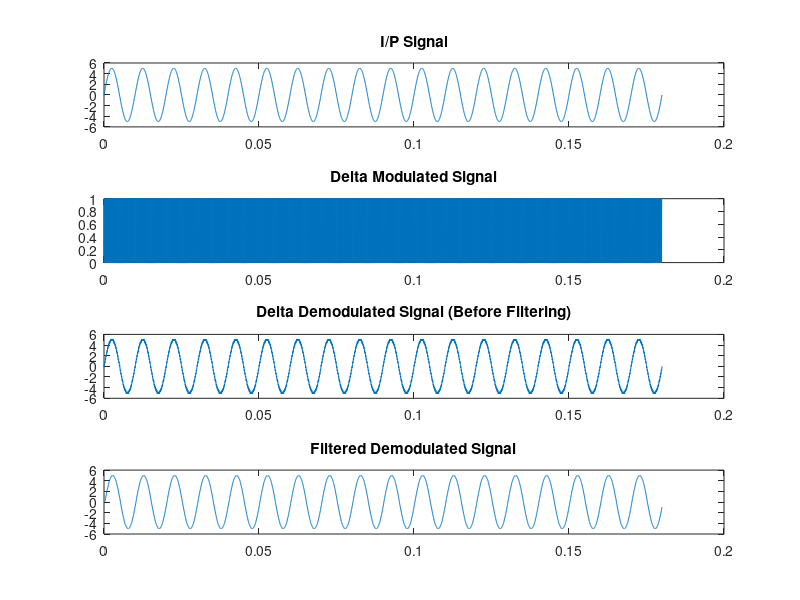

Source code (MATLAB):
clc;
clear all;
close all;

fs = 20000;
fm = 1000;
t = 0:1/fs:3600/fs; % Time Duration = 1000/10000 = 0.1 second
%Am = 5
x = 5*sin(2*pi*100*t); % Define Message Signal with peak voltage 5V and frequency 100Hz


y = [0]; % Output DM signal i.e. stream of 1 or 0
xr = 0; % Output of Integrator i.e. staircase approximation; initial value = 0
del = 0.3; % Stepsize

for i = 1:length(x)-1
    if xr(i) <= x(i) % If current sample greater than the previous values or output of the integrator, output of DM = 1
        d = 1;
        xr(i+1) = xr(i) + del; % Staircase approximated value
    else
        d = 0;
        xr(i+1) = xr(i) - del; % If current sample less than the previous values or output of the integrator, output of DM = 0
    end
    y = [y d];
end


MSE = sum((x - xr).^2) / length(x); % Mean Squared Error (MSE)
disp(['Mean Squared Error (MSE): ', num2str(MSE)]);



subplot(4, 1, 1);
plot(t, x);
title('I/P Signal');


subplot(4, 1, 2);
plot(t,y); 
title('Delta Modulated Signal');

y_demod = [0];
xr_demod = 0;


for i = 2:length(y)
    if y(i) == 1
        xr_demod = xr_demod + del;
    else
        xr_demod = xr_demod - del;
    end
    y_demod = [y_demod xr_demod];
end

subplot(4, 1, 3);
plot(t, y_demod);
title('Delta Demodulated Signal (Before Filtering)');

filter_order = 10;
lowpass_filter = fir1(filter_order, fm/(fs/2), 'low');
filtered_demod_signal = filter(lowpass_filter, 1, y_demod);

subplot(4, 1, 4);
plot(t, filtered_demod_signal);
title('Filtered Demodulated Signal');

